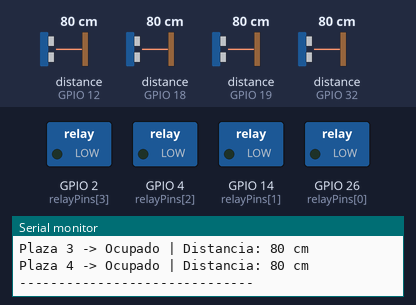
A sketch run on a simulated ESP32. Parts: switched loads named in the sketch (green lamp = pin HIGH), the last lines printed to the serial monitor. Wiring (inferred from the names in the program): 4 × ultrasonic range finder: trigger GPIO 13, echo GPIO 12 / trigger GPIO 15, echo GPIO 18 / trigger GPIO 21, echo GPIO 19 / trigger GPIO 33, echo GPIO 32. The inputs (shaded band) are chosen by the test bench; at power-on: distance to the obstacle (sensors on GPIO 12, GPIO 18, GPIO 19, GPIO 32) 80 cm. The echo pulse lasts 58.3 µs per cm; pins used as bus, display or sensor lines are not drawn.

Above: at 1.8 s.
1.9 s: distance to the obstacle (sensor on GPIO 12) set to 194 cm
3.4 s: distance to the obstacle (sensor on GPIO 12) set to 204 cm
At 4.6 s:
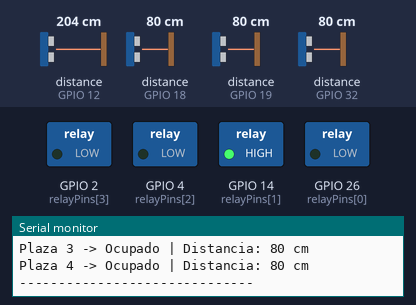
5.6 s: distance to the obstacle (sensor on GPIO 18) set to 196 cm
7.4 s: distance to the obstacle (sensor on GPIO 18) set to 205 cm
At 9.5 s:
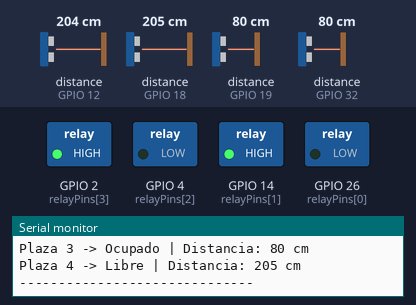
9.8 s: distance to the obstacle (sensor on GPIO 19) set to 195 cm
11.6 s: distance to the obstacle (sensor on GPIO 19) set to 205 cm
At 13.3 s:
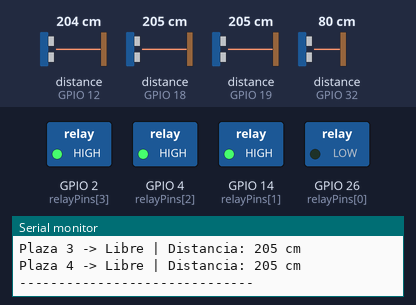
Timing chart, 0 to 14.8 s (numbered marks = the images above; inputs shaded):
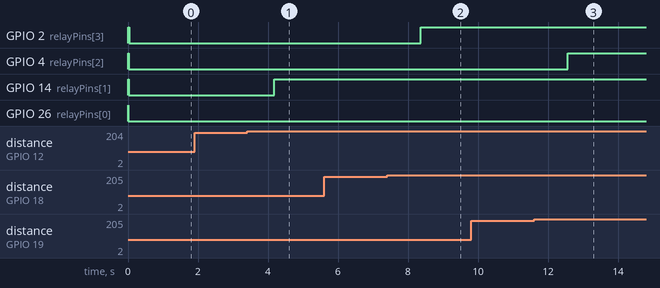

The sketch:

Parking_taller_local.ino
```cpp
// Pines de sensores y RELES

const int numSlots = 4;

const int trigPins[numSlots] = {33, 13, 21, 15};

const int echoPins[numSlots] = {32, 12, 19, 18};

// Pines de control para los 4 Modulos Rele (pin IN)

const int relayPins[numSlots] = {26, 14, 4, 2};


// Umbral de distancia (cm)

const int distanciaUmbral = 200;


// Intervalo de lectura: (5 segundos)

const unsigned long loopInterval = 1000;


// Logica para Modulo Rele (Activacion por BAJO - LOW)

#define RELAY_ON LOW

#define RELAY_OFF HIGH


// --- Medir distancia ---

long medirDistancia(int trigPin, int echoPin)

{

digitalWrite(trigPin, LOW);

delayMicroseconds(2);

digitalWrite(trigPin, HIGH);

delayMicroseconds(10);

digitalWrite(trigPin, LOW);


long duracion = pulseIn(echoPin, HIGH, 30000); // timeout 30 ms

if (duracion == 0) return 999; // sin lectura valida

long distancia = duracion * 0.0344 / 2; // cm

return distancia;

}


// --- SETUP ---

void setup()

{

Serial.begin(115200);

Serial.println("Iniciando sistema de parking en modo local (sin WiFi).");


// Configurar pines

for (int i = 0; i < numSlots; i++)

{

pinMode(trigPins[i], OUTPUT);

pinMode(echoPins[i], INPUT);

pinMode(relayPins[i], OUTPUT);

// Inicializar reles: APAGADO (Ocupado por defecto)

digitalWrite(relayPins[i], RELAY_OFF);

}


Serial.println("Configuracion de pines de sensores y reles completa.");

Serial.println("Los datos de estado se mostraran aqui (Monitor Serie).");

}


// --- LOOP ---

void loop()

{

String estados[numSlots];

long distancias[numSlots];


// Leer todos los sensores

for (int i = 0; i < numSlots; i++)

{

distancias[i] = medirDistancia(trigPins[i], echoPins[i]);


// Determinar el estado

String nuevoEstado = (distancias[i] < distanciaUmbral) ? "Ocupado" : "Libre";

estados[i] = nuevoEstado;


// Control del Rele: Si es 'Libre', se ENCIENDE el Panel

digitalWrite(relayPins[i], (estados[i] == "Libre") ? RELAY_OFF : RELAY_ON );
//digitalWrite(relayPins[i], (estados[i] == "Libre") ? RELAY_ON : RELAY_OFF); para logica inversa

}


// Mostrar datos en el monitor serie

Serial.println("\n--- Estado Actual de Plazas ---");

for (int i = 0; i < numSlots; i++)

{

Serial.printf("Plaza %d -> %s | Distancia: %ld cm\n",

i + 1, estados[i].c_str(), distancias[i]);

}

Serial.println("------------------------------");


// Esperar antes de la siguiente lectura (5000 ms)

delay(loopInterval);

}
```

Measured:
- the behaviour switches between 199 and 200 cm on distance to the obstacle (sensor on GPIO 12) (found by bisection; images 0 and 1)
- the behaviour switches between 199 and 200 cm on distance to the obstacle (sensor on GPIO 18) (found by bisection; images 1 and 2)
- the behaviour switches between 199 and 200 cm on distance to the obstacle (sensor on GPIO 19) (found by bisection; images 2 and 3)
- after the input at 3.4 s, GPIO 14 (relayPins[1]): LOW → HIGH after 0.78 s
- after the input at 7.4 s, GPIO 2 (relayPins[3]): LOW → HIGH after 0.97 s
- after the input at 11.6 s, GPIO 4 (relayPins[2]): LOW → HIGH after 0.97 s
